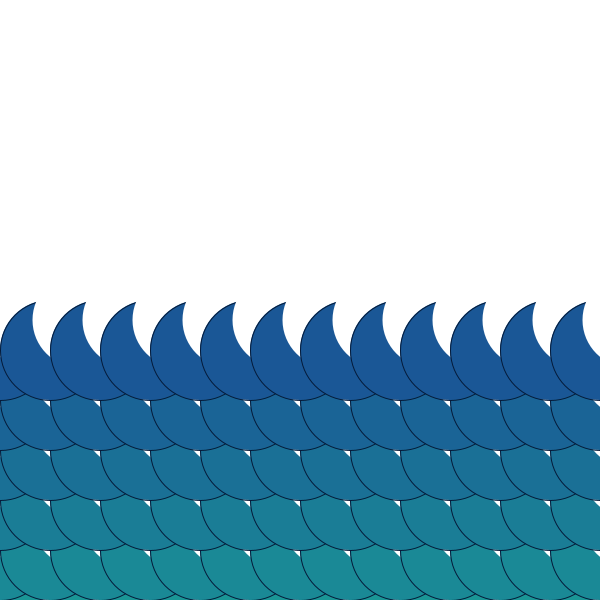
Frame 1 (no input)
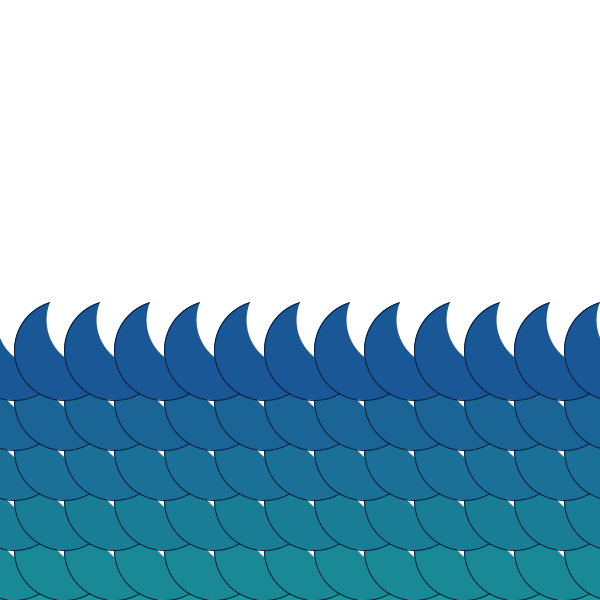
Frame 60 (the mouse pressed at the canvas centre just before this capture)
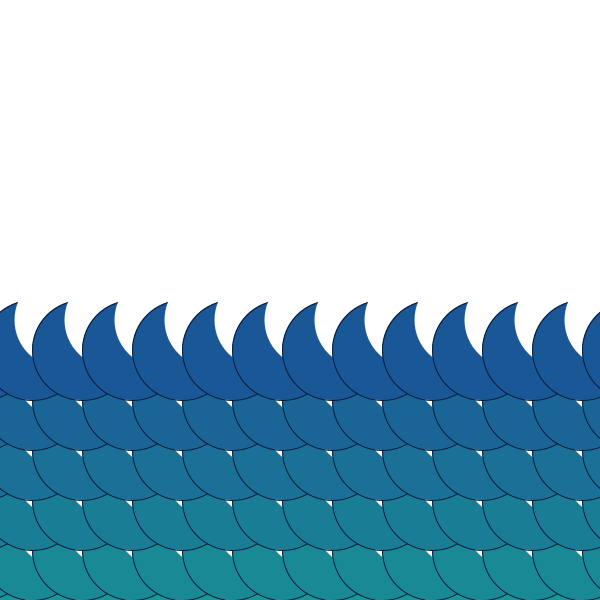
Frame 120 (the mouse held since frame 60 and released just before this capture)

The Processing sketch that drew these frames (run headless with seeded random() and noise(); from frame 60 on, the mouse is pressed at the canvas centre):

// Processing sketch: hullamok
// ── hullamok.pde
float x, y;
float s;
float r;

void setup() {
  size(600, 600);
  s=0;
  r=100;
}

void hullamok() {
  y = 600;
  color c;
  while (y>300) {
    c = color(26, y/4, 150);
    x=s;
    while (x<700) {
      fill(c);
      stroke(#041A39);
      ellipse(x+s, y, r, r);
      noStroke();
      fill(#ffffff);
      ellipse(x+30+s, y-30, r-5, r-5);
      x+=50;
    }
    y-=50;
  }
}
void draw() {
  background(#ffffff);
  hullamok();
  s+=1;
  if (s>0) {
    s=-50;
  }
}
